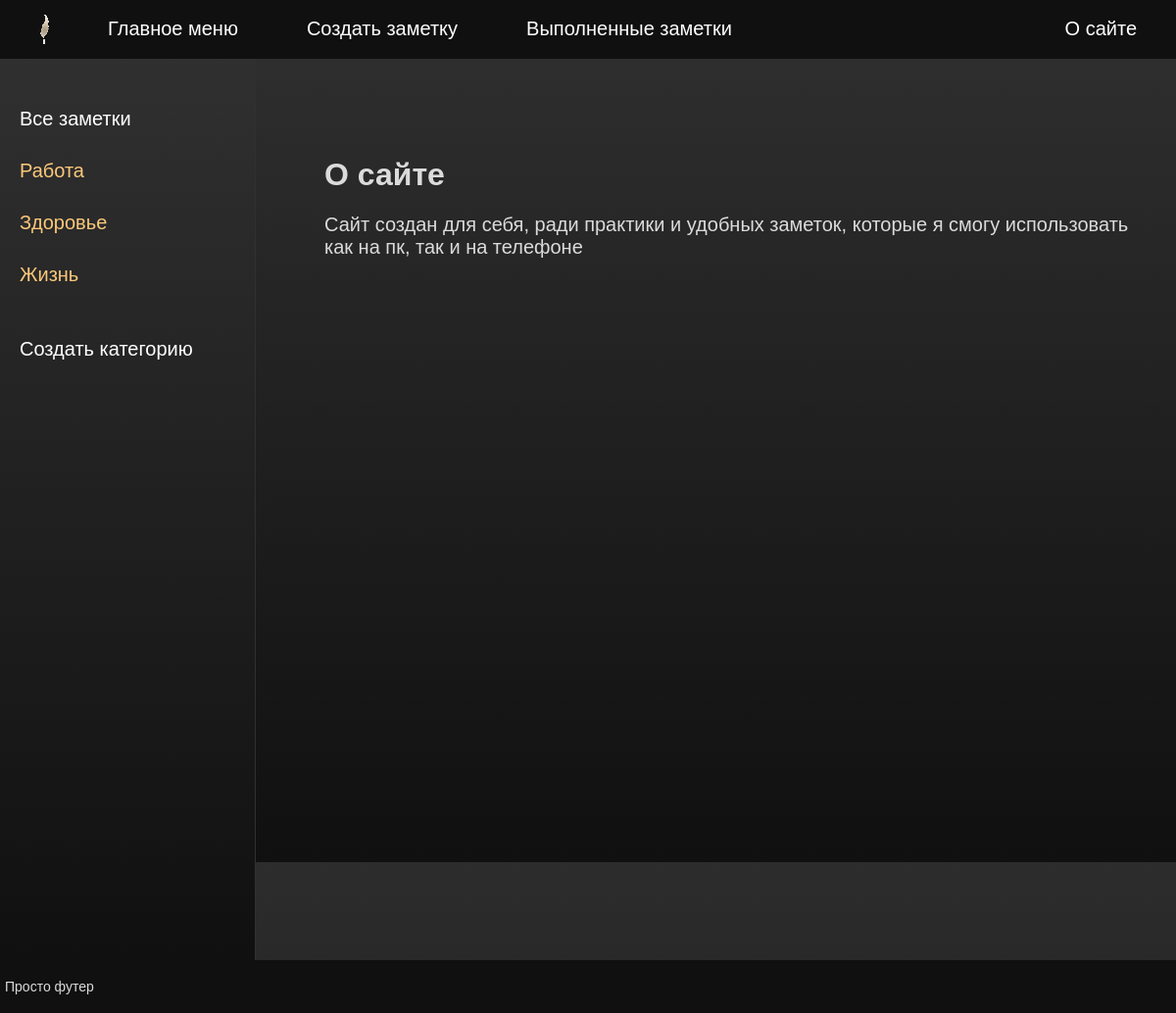
The page /about/ on the database its author committed.
### mainpage/models.py (models this page shows)
class Category(models.Model):
    id = models.AutoField(primary_key=True)
    title = models.CharField(max_length=100)
    description = models.TextField()
    created = models.DateTimeField(auto_now_add=True)

### mainpage/views.py (the view)
# urls.py: path('about/', about),
def about(request):
    return render(request, 'mainpage/about.html', {'title': 'О сайте', 'categories': all_categories})

### mainpage/templates/mainpage/about.html
{% extends "mainpage/base.html" %}
{% block content %}
    <h1>{{title}}</h1>
    <p>Сайт создан для себя, ради практики и удобных заметок, которые я смогу использовать как на пк,
    так и на телефоне</p>
{% endblock %}

### mainpage/templates/mainpage/base.html (shortened to what this page needs)
{% load static %}
<!DOCTYPE html>
<html lang="en">
<head>
	<link type="text/css" href="{% static 'mainpage/css/styles.css' %}" rel="stylesheet" />
</head>
<body>
<table class="table-page" border=0 cellpadding="0" cellspacing="0">
<tr><td valign=top>
{% block mainmenu %}
	<div class="header">
		<ul id="mainmenu" class="mainmenu">
		<li class="logo"><a href="http://127.0.0.1:8000"><div class="logo"></div></a></li>
		<li><a href="http://127.0.0.1:8000">Главное меню</a></li>
		<li><a href="http://127.0.0.1:8000/create/">Создать заметку</a></li>
		<li><a href="http://127.0.0.1:8000/completed/">Выполненные заметки</a></li>
		<li class="last"><a href="http://127.0.0.1:8000/about/">О сайте</a></li>
		</ul>
	</div>
{% endblock mainmenu %}
<table class="table-content" border=0 cellpadding="0" cellspacing="0">
<tr>
<td valign="top" class="left-chapters">
    <ul id="leftchapters">
        <li class="selected"><a href="http://127.0.0.1:8000"><p style="color: #fff;">Все заметки</li>
        {% for category in categories %}
            <li><a href="{% url 'category' category_title=category.title %}">{{ category.title }}</a></li>
        {% endfor %}
		<br><li id="create-category-link" class="selected"><a href="#" class="white-text">Создать категорию</a></li></br>
    </ul>
</td>
<td valign="top" class="content">
	<div class="content-text">
{% block content %}
{% endblock %}
	</div>
</td></tr></table>
</td></tr>
<tr><td valign=top>
	<div id="footer">
		<p>Просто футер</p>
	</div>
</td></tr></table>
</body>
</html>

### mainpage/static/mainpage/css/styles.css (style rules this page uses)
html, body { font-family: 'Arial'; margin: 0; padding: 0; height: 110%; width: 100%; color: #dbdbdb; background: linear-gradient(to bottom, #303030, #101010); }
a { color: #fcc87a; text-decoration: none; }
.table-page { width: 100%; height: 100%; vertical-align: top; }
.table-page tr { height: 100%; }
.header { background: #101010; height: 60px; }
.logo { background: url('../images/logo.png') no-repeat 10px -5px; width: 80px; height: 60px; }
ul.mainmenu { list-style: none; margin: 0; padding: 0; height: 60px; color: #fcc87a; font-size: 20px; overflow: visible; }
ul.mainmenu li { float: left; margin: 18px 40px 0 30px; }
ul.mainmenu li.logo { margin: 0; }
ul.mainmenu li.last { float: right; }
ul.mainmenu li a { color: #ffffff; text-decoration: none; }
.left-chapters { color: #ccc; margin: 0; background: linear-gradient(to bottom, #303030, #101010); border-right: 1px solid #303030; min-height: 100%; }
.left-chapters ul { color: #ccc; width: 230px; min-height: 100%; margin: 0; padding: 20px 10px 10px 20px; list-style: none; font-size: 20px; }
.left-chapters ul li { margin: 30px 0 0 0; color: #ccc; }
.content { padding: 40px 20px 20px 40px; width: 100%; box-sizing: border-box; }
.content-text { margin: 60px 0 0 30px; color: #dbdbdb; font-size: 20px; min-height: 100vh; font-family: #303030; }
.content-text h1 { font-size: 32px; }
#footer { box-sizing: border-box; background: #101010; padding: 5px; color: #dbdbdb; font-size: 14px; font-family: Verdana, Geneva, Arial, Helvetica; text-align: left; overflow: hidden; }
.white-text { color: #fff; }

### rows shown on the page
Category: title "Работа"
Category: title "Здоровье"
Category: title "Жизнь"

### other values the page prints
{{ title }} "О сайте"
